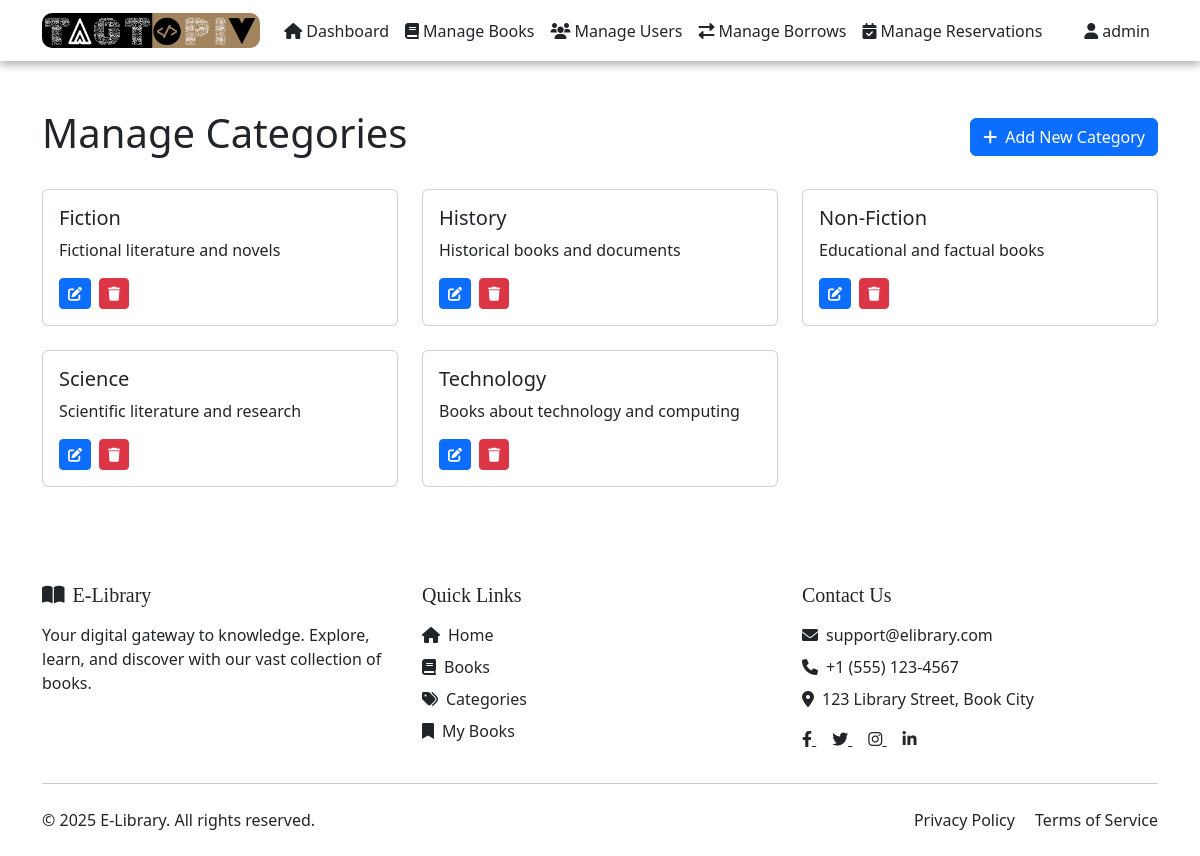
/admin/manage-categories.php (signed in), run on the app's committed database.
### tables this page shows
CREATE TABLE IF NOT EXISTS categories (
    id INT PRIMARY KEY AUTO_INCREMENT,
    name VARCHAR(50) NOT NULL UNIQUE,
    description TEXT,
    parent_id INT,
    created_at TIMESTAMP DEFAULT CURRENT_TIMESTAMP,
    FOREIGN KEY (parent_id) REFERENCES categories(id) ON DELETE SET NULL,
    INDEX idx_name (name)
);

### admin/manage-categories.php (the view, shortened to what this page needs)
<?php
require_once '../config/database.php';
$stmt = $pdo->query("SELECT * FROM categories ORDER BY name");
$categories = $stmt->fetchAll(PDO::FETCH_ASSOC);
?>
<!DOCTYPE html>
<html lang="en">
<head>
    <link href="https://cdn.jsdelivr.net/npm/bootstrap@5.3.0/dist/css/bootstrap.min.css" rel="stylesheet">
    <link href="https://cdnjs.cloudflare.com/ajax/libs/font-awesome/6.0.0/css/all.min.css" rel="stylesheet">
</head>
<body>
    <?php include '../includes/admin-navbar.php'; ?>
    <div class="container py-5">
        <div class="d-flex justify-content-between align-items-center mb-4">
            <h1>Manage Categories</h1>
            <button type="button" class="btn btn-primary" data-bs-toggle="modal" data-bs-target="#addCategoryModal">
                <i class="fas fa-plus me-2"></i>Add New Category
            </button>
        </div>
        <div class="row">
            <?php foreach($categories as $category): ?>
                <div class="col-md-4 mb-4">
                    <div class="card category-card">
                        <div class="card-body">
                            <h5 class="card-title"><?php echo htmlspecialchars($category['name']); ?></h5>
                            <p class="card-text"><?php echo htmlspecialchars($category['description']); ?></p>
                            <div class="d-flex gap-2">
                                <button type="button" class="btn btn-sm btn-primary"
                                        data-bs-toggle="modal"
                                        data-bs-target="#editCategoryModal"
                                        data-category-id="<?php echo $category['id']; ?>"
                                        data-category-name="<?php echo htmlspecialchars($category['name']); ?>"
                                        data-category-description="<?php echo htmlspecialchars($category['description']); ?>">
                                    <i class="fas fa-edit"></i>
                                </button>
                                <form method="POST" class="d-inline" onsubmit="return confirm('Are you sure you want to delete this category?');">
                                    <button type="submit" name="delete_category" class="btn btn-sm btn-danger">
                                        <i class="fas fa-trash"></i>
                                    </button>
                                </form>
                            </div>
                        </div>
                    </div>
                </div>
            <?php endforeach; ?>
        </div>
    </div>
    <?php include '../includes/footer.php'; ?>
</body>
</html>

### admin/manage-categories.php (style rules this page uses)
.category-card { transition: transform 0.2s; }

### data on the page
categories: name "Fiction", description "Fictional literature and novels"
categories: name "History", description "Historical books and documents"
categories: name "Non-Fiction", description "Educational and factual books"
categories: name "Science", description "Scientific literature and research"
categories: name "Technology", description "Books about technology and computing"

### other printed values
$_SESSION['username'] "admin"
